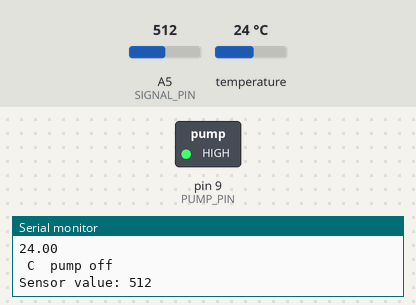
Bench run of a sketch on a simulated Arduino Uno, built with avr-gcc and run on an emulated ATmega328P. Parts: switched loads named in the sketch (green lamp = pin HIGH), the last lines printed to the serial monitor. The test bench sets the inputs (shaded band); at power-on: temperature 24 °C, A5 (SIGNAL_PIN) = 512.

Above: at 4.5 s.
4.6 s: temperature set to 26.2 °C
9.3 s: temperature set to 27.7 °C
At 10.6 s:
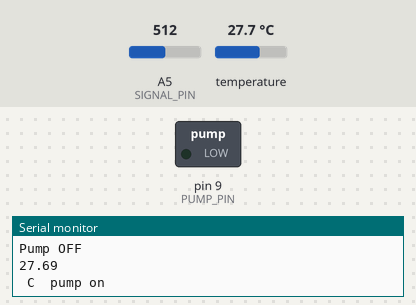
17.5 s: A5 (SIGNAL_PIN) set to 0
Timing chart, 0 to 33.1 s (numbered marks = the images above; inputs shaded):
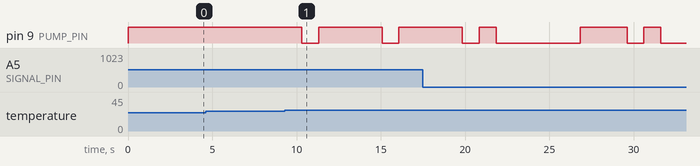

Measured:
- the behaviour switches between 26.9 and 27 °C on temperature (found by bisection; images 0 and 1)
- after the input at 9.3 s, pin 9 (PUMP_PIN): alternates HIGH for 3.8 s and LOW for 1.0 s, starting after 1.0 s

The sketch:

TEMPERATURE_WATERLEVEL.ino
```cpp
#include <OneWire.h>
#include <DallasTemperature.h>


#define ONE_WIRE_BUS 2

OneWire oneWire(ONE_WIRE_BUS);
DallasTemperature sensors(&oneWire);

float Celsius = 0;

#define PUMP_PIN 9

#define SIGNAL_PIN A5

int value = 0; // variable to store the sensor value

void setup() {

// put your setup code here, to run once:
  Serial.begin(9600);
  pinMode(PUMP_PIN,OUTPUT);
  pinMode(SIGNAL_PIN, INPUT);
  sensors.begin();
}

void loop() {
  // put your main code here, to run repeatedly:

                         // wait 10 milliseconds
  value = analogRead(SIGNAL_PIN); // read the analog value from sensor


  Serial.print("Sensor value: ");
  Serial.println(value);
 if (value<=0){
  digitalWrite(PUMP_PIN, LOW);
  delay(5000);
  Serial.println("Pump ON");
  digitalWrite(PUMP_PIN, HIGH);
  delay(1000);
  Serial.println("Pump OFF");
  }
 else{
  digitalWrite(PUMP_PIN, HIGH);
  delay(1000);
  Serial.println("Pump OFF");
 }
  delay(1000);
   sensors.requestTemperatures();

  Celsius = sensors.getTempCByIndex(0);


  Serial.println(Celsius);
  Serial.print(" C  ");


  if(Celsius>=27.00){
    digitalWrite(PUMP_PIN,LOW);
    Serial.println("pump on");
    delay(1000);

    digitalWrite(PUMP_PIN,HIGH);
    Serial.println("pump off");
    delay(1000);
    }
   else{
    digitalWrite(PUMP_PIN,HIGH);
    Serial.println("pump off");
    delay(1000);
    }
    }
```
